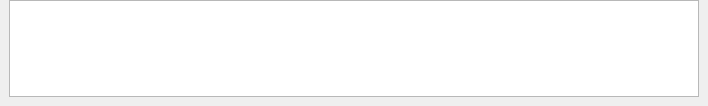
<?xml version="1.0" encoding="UTF-8"?>
<ui version="4.0">
 <class>StatusField</class>
 <widget class="QDockWidget" name="StatusField">
  <property name="geometry">
   <rect>
    <x>0</x>
    <y>0</y>
    <width>708</width>
    <height>106</height>
   </rect>
  </property>
  <property name="windowTitle">
   <string>Status</string>
  </property>
  <widget class="QWidget" name="dockWidgetContents">
   <layout class="QVBoxLayout" name="verticalLayout">
    <property name="topMargin">
     <number>0</number>
    </property>
    <item>
     <widget class="TableWidget" name="tableWidget">
      <property name="sizePolicy">
       <sizepolicy hsizetype="Expanding" vsizetype="Ignored">
        <horstretch>0</horstretch>
        <verstretch>0</verstretch>
       </sizepolicy>
      </property>
      <property name="minimumSize">
       <size>
        <width>0</width>
        <height>60</height>
       </size>
      </property>
      <property name="contextMenuPolicy">
       <enum>Qt::CustomContextMenu</enum>
      </property>
      <property name="editTriggers">
       <set>QAbstractItemView::NoEditTriggers</set>
      </property>
      <property name="alternatingRowColors">
       <bool>true</bool>
      </property>
      <property name="selectionMode">
       <enum>QAbstractItemView::ExtendedSelection</enum>
      </property>
      <property name="selectionBehavior">
       <enum>QAbstractItemView::SelectRows</enum>
      </property>
      <property name="verticalScrollMode">
       <enum>QAbstractItemView::ScrollPerPixel</enum>
      </property>
      <property name="horizontalScrollMode">
       <enum>QAbstractItemView::ScrollPerPixel</enum>
      </property>
      <property name="showGrid">
       <bool>false</bool>
      </property>
      <property name="gridStyle">
       <enum>Qt::NoPen</enum>
      </property>
      <property name="wordWrap">
       <bool>true</bool>
      </property>
      <property name="columnCount">
       <number>3</number>
      </property>
      <attribute name="horizontalHeaderVisible">
       <bool>false</bool>
      </attribute>
      <attribute name="horizontalHeaderDefaultSectionSize">
       <number>24</number>
      </attribute>
      <attribute name="horizontalHeaderStretchLastSection">
       <bool>true</bool>
      </attribute>
      <attribute name="verticalHeaderVisible">
       <bool>false</bool>
      </attribute>
      <attribute name="verticalHeaderDefaultSectionSize">
       <number>18</number>
      </attribute>
      <column/>
      <column/>
      <column/>
     </widget>
    </item>
   </layout>
  </widget>
 </widget>
 <customwidgets>
  <customwidget>
   <class>TableWidget</class>
   <extends>QTableWidget</extends>
   <header>common/tablewidget.h</header>
  </customwidget>
 </customwidgets>
 <resources/>
 <connections/>
</ui>
